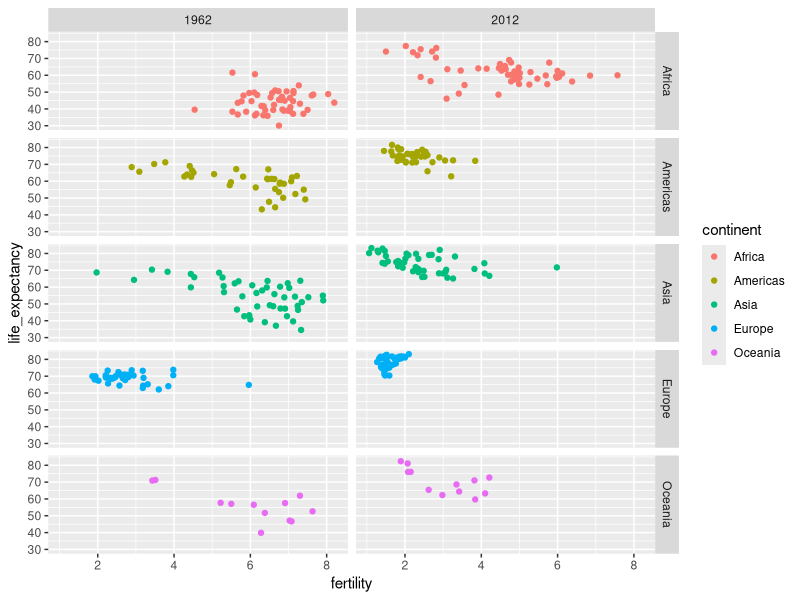
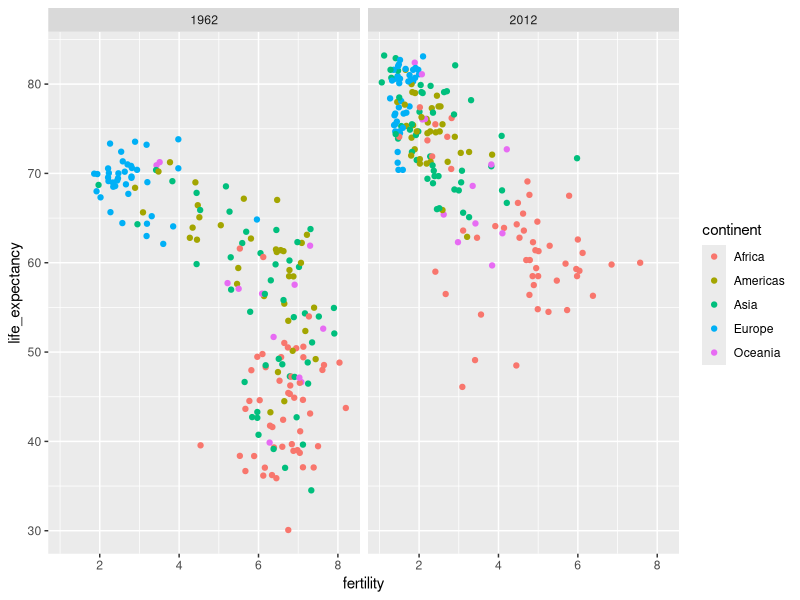
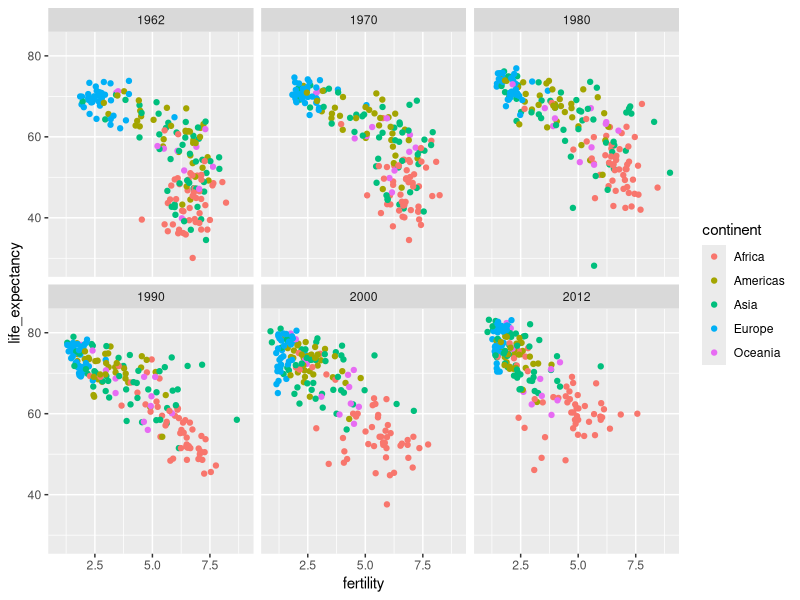
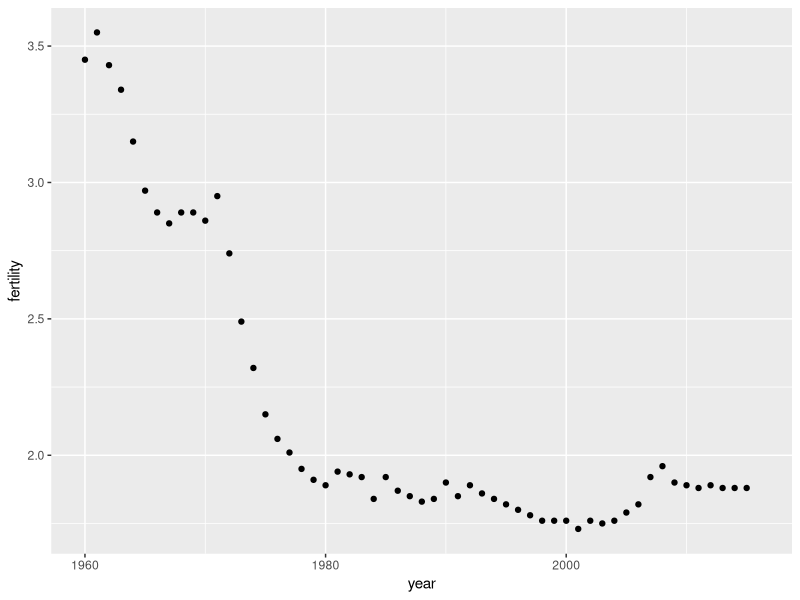
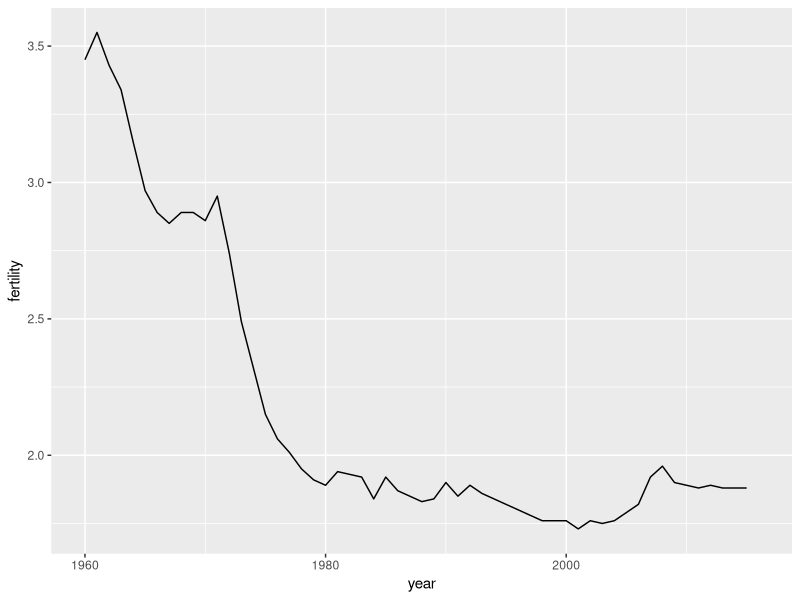
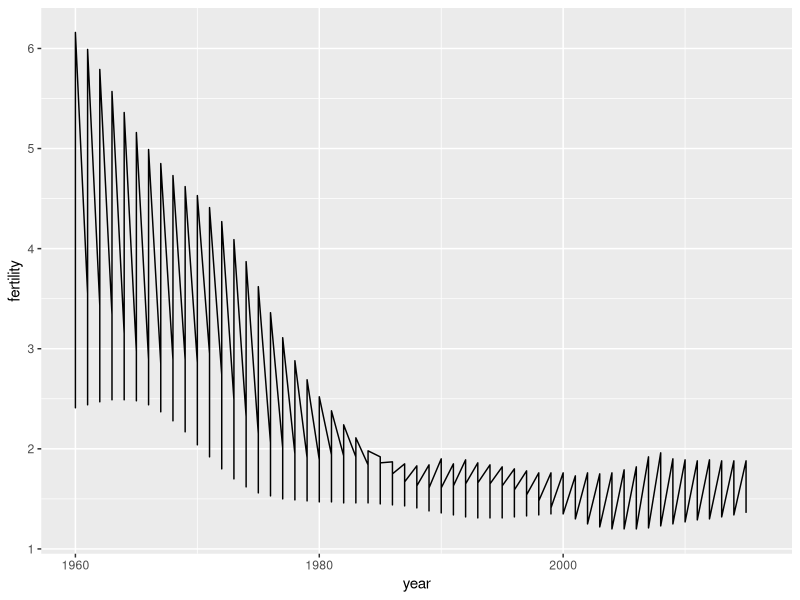
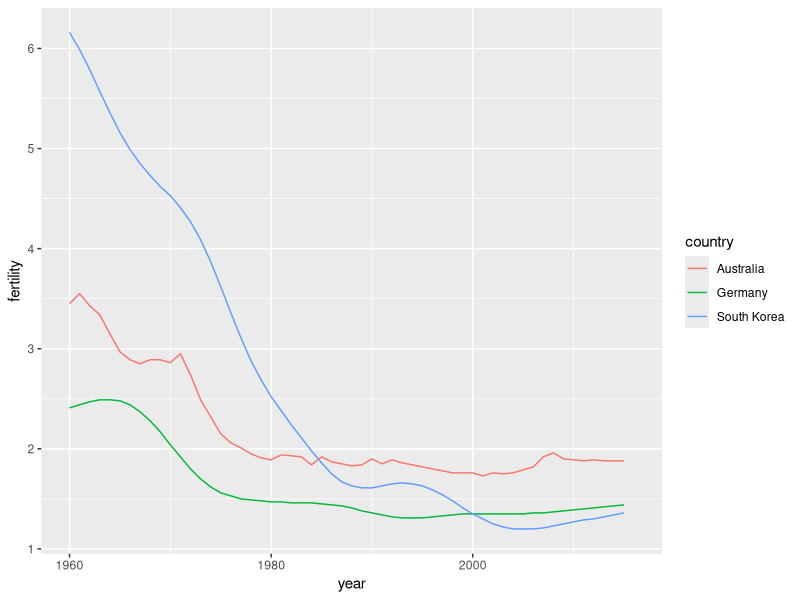
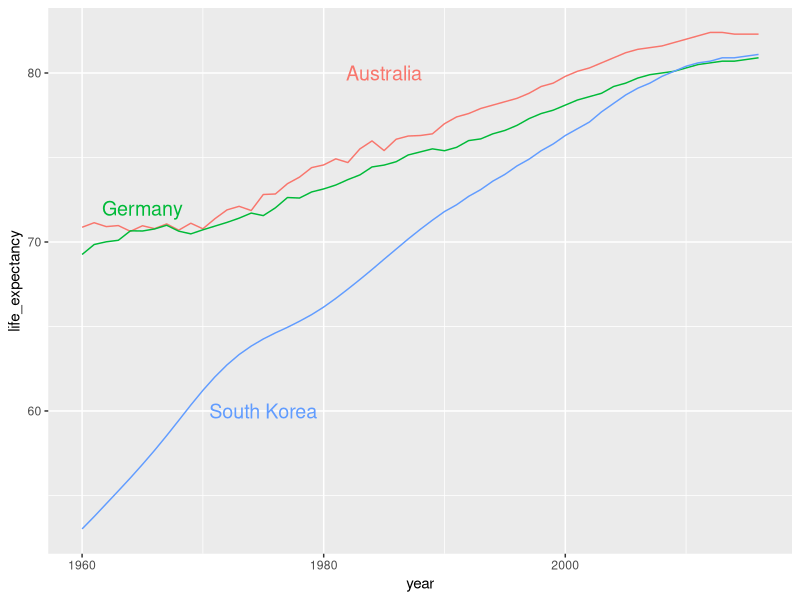

These figures' R source, in order:
# config
    library(dslabs)
    library(ggplot2)
    library(dplyr)
    data(gapminder)

# 4.2.1 FACETING
    # we can use the facet_grid() function to facet by up to 2 variables
    filter(gapminder, year%in%c(1962,2012)) %>%
        ggplot(aes(fertility, life_expectancy, col=continent)) +
        geom_point() +
        facet_grid(continent~year)

    # this is too much information though as we just want the year comparison
    # we use the dot to represent the fact that we are only using 1 variable
    filter(gapminder, year%in%c(1962,2012)) %>%
        ggplot(aes(fertility, life_expectancy, col=continent)) +
        geom_point() +
        facet_grid(.~year)

    # to compare multiple years we will want to use the facet_wrap() function
    # this means that our columns of graphs dont become too thin for comparison
    filter(gapminder, year%in%c(1962,1970,1980,1990,2000,2012)) %>%
        ggplot(aes(fertility, life_expectancy, col=continent)) +
        geom_point() +
        facet_wrap(.~year)

# 4.2.2 TIME SERIES PLOTS
    # Time Series Plots show time on the x axis and the result on the y axis
    gapminder %>%
        filter(country =="Australia") %>%
        ggplot(aes(year,fertility)) +
        geom_point()

    # for results that are densly packed and regularly space we can create a curve
    gapminder %>%
        filter(country =="Australia") %>%
        ggplot(aes(year,fertility)) +
        geom_line()

    # this is particularly useful for looking at multiple examples
    countries <- c("Australia","South Korea", "Germany")
    gapminder %>% filter(country %in% countries) %>%
        ggplot(aes(year,fertility)) +
        geom_line()

    # this is incorrect however as we havent told ggplot how to group the countries
    countries <- c("Australia","South Korea", "Germany")
    gapminder %>% filter(country %in% countries) %>%
        ggplot(aes(year,fertility,col = country)) +
        geom_line()

    # labels are preferrable over legends in most plots
    countries <- c("Australia","South Korea", "Germany")
    labels <- data.frame(country = countries, x = c(1985,1975,1965), y = c(80,60,72))
    gapminder %>% filter(country %in% countries) %>%
        ggplot(aes(year,life_expectancy, col=country)) +
        geom_line() +
        geom_text(data = labels, aes(x,y,label = country), size = 5) +
        theme(legend.position="none")

# 4.2.3 TRANSFORMATIONS
    # we starting by adding a variable to the table of gdp per day
    gapminder <- gapminder %>%
        mutate(dollars_per_day = gdp/population/365)

    # now we create a histogram of per day incomes
    past_year <- 1970
    gapminder %>%
        filter(year == past_year & !is.na(gdp)) %>%
        ggplot(aes(dollars_per_day)) +
        geom_histogram(binwidth = 1, color = "black")

    # we can see that the majority of the x axis is dedicated to the countries over $10 a day
    # we can split this up into brackets to show a better scale of poverty
    gapminder %>%
        filter(year == past_year & !is.na(gdp)) %>%
        ggplot(aes(log2(dollars_per_day))) +
        geom_histogram(binwidth = 1, color = "black")

    # we can transform the values and log them before plotting them
    # the advantage being that we can see the original values on the axis, so it is x^log(n)
    # we add the scale_x_continuous() layer instead of transforming the data before plotting
    gapminder %>%
        filter(year == past_year & !is.na(gdp)) %>%
        ggplot(aes(dollars_per_day)) +
        geom_histogram(binwidth = 1, color = "black") + 
        scale_x_continuous(trans = "log2")

# 4.2.4 STRATIFY & BOXPLOT
    # the histogram from the previous section needs to be stratified in to region before we can compare the dstributions
    # as the number of regions is large, looking at smooth densities will not be useful, although stacked boxplots will be
    length(levels(gapminder$region))
    p <- gapminder %>%
        filter(year == past_year & !is.na(gdp)) %>%
        ggplot(aes(region,dollars_per_day))
    p + geom_boxplot() +
        theme(axis.text.x = element_text(angle = 90, hjust = 1))

    # ordering the axis by alphabetical is completely arbitrary we can order in a more meaningful way using the reorder() function
    # simplified reorder function()
    fac <- factor(c("Asia", "Asia", "West","West", "West"))
    levels(fac)
    value <- c(10,11,12,6,4)
    fac <- reorder(fac, value, FUN = mean)
    levels(fac)

    # reorder() the regions
    p <- gapminder %>%
        filter(year == past_year & !is.na(gdp)) %>%
        mutate(region = reorder(region, dollars_per_day, FUN = median)) %>%
        ggplot(aes(region, dollars_per_day, fill = continent)) +
        geom_boxplot() +
        theme(axis.text.x = element_text(angle = 90, hjust = 1)) +
        xlab("")
    p

    # finally changing the scale to the lgo2 scale will help show the point more succinctly
    p + scale_y_continuous(trans = "log2")

    # showing the data can in this case give more information as there arent many points
    # this will show where every single country lies
    p + scale_y_continuous(trans = "log2") + geom_point(show.legend = FALSE)

# 4.2.5 COMPARING DISTRIBUTIONS
    #we have found to interesting characteristics so far, a bimdoale distribution, and the location of the predominantly rich countries
    #we are going to define a vector of the regions considered the west
    west <- c("Western Europe","Northern Europe","Southern Europe","Northern America","Australia and New Zealand")

    #with this we can focus on the difference in distribution across time
    past_year <- 1970
    present_year <- 2010

    gapminder <- gapminder %>%
        mutate(dollars_per_day = gdp/population/365)

    gapminder %>%
        filter(year %in% c(past_year, present_year) & !is.na(gdp)) %>%
        mutate(group = ifelse(region%in%west, "West", "Developing")) %>%
        ggplot(aes(dollars_per_day)) +
        geom_histogram(binwidth = 1, color = "black") +
        scale_x_continuous(trans = "log2") +
        facet_grid(year~group)

    #we noted that there was an increase in countries over the 2 years so we want to compare apples to apples by comparing only the countries in a to countries in b
    #we use the intersect() function to compare the 2 lists we create and get the matching results
    country_list_1 <- gapminder %>%
        filter(year == past_year & !is.na(dollars_per_day)) %>% .$country
    country_list_2 <- gapminder %>%
        filter(year == present_year & !is.na(dollars_per_day)) %>% .$country
    country_list <- intersect(country_list_1, country_list_2)
        #NOTE: there is a better way of doing this but it is taught in a later course using 'tidyverse'

    #now that we have the intersected country list we can use the country %in% country_list to get this plot
    gapminder %>%
        filter(year %in% c(past_year, present_year) & country %in% country_list) %>%
        mutate(group = ifelse(region%in%west, "West", "Developing")) %>%
        ggplot(aes(dollars_per_day)) +
        geom_histogram(binwidth = 1, color = "black") +
        scale_x_continuous(trans = "log2") +
        facet_grid(year~group) 

    #remaking the boxplot using the same code we can see which countries have gone up more
    p <- gapminder %>%
        filter(year %in% c(past_year, present_year) & country %in% country_list) %>%
        mutate(region = reorder(region, dollars_per_day, FUN = median)) %>%
        ggplot() +
        theme(axis.text.x = element_text(angle = 90, hjust = 1)) +
        xlab("") + scale_y_continuous(trans = "log2")

    #now we use the facet_grid
    p + geom_boxplot(aes(region, dollars_per_day, fill = continent)) +
        facet_grid(year~.)

    #this was difficult to understand as it was 1 year above the other, in general it is easier to compare side by side than above and below
    #by coloring by year instead of faceting ggplot automatically creates 2 box plots side by side
    #this is called ease comparison
    p + geom_boxplot(aes(region, dollars_per_day, fill = factor(year)))

# 4.2.6 DENSITY PLOTS
    #we can show succinct comparisons by using the smooth density plots
    #we need to preserver the information of how many countries are in each group because the large number of developing countries will encompass the west
    gapminder %>%
        filter(year == past_year & country %in% country_list) %>%
        mutate(group = ifelse(region %in% west, "West", "Developing")) %>%
        group_by(group) %>%
        summarize(n=n()) %>%
        knitr::kable()

    #to have the areas of the densities be proportional to the size of the groups, we can multiply the y-axis by the size of the group
    p <- gapminder %>%
        filter(year %in% c(past_year, present_year) & country %in% country_list) %>%
        mutate(group = ifelse(region %in% west, "West", "Developing")) %>%
        ggplot(aes(dollars_per_day, y= ..count.., fill = group)) +
        scale_x_continuous(trans = "log2")

    p + geom_density(alpha = 0.2, bw = 0.75) + facet_grid(year ~ .)

    #we can make this plot more informative by showing key regions separately, using the case_when() function
    #it currently does not yet have a data argument (yet?) so we need to use the dot placeholder method
    gapminder <- gapminder %>%
        mutate(group = case_when(
            .$region %in% west ~ "West",
            .$region %in% c("Eastern Asia", "South Eastern Asia") ~ "East Asia",
            .$region %in% c("Caribbean", "Central America", "South America") ~ "Latin America",
            .$continent == "Africa" & .$region != "Northern Africa" ~ "Sub-Saharan Africa",
            TRUE ~ "Others"))

    #now we need to turn this group variable into a factor to control the order of the levels
    #the order is decided for a reason and become clear later when we make the plots
    gapminder <- gapminder %>%
        mutate(group = factor(group, levels = c("Others", "Latin America", "East Asia", "Sub-Saharan Africa", "West")))

    #now we can easily plot the density for each one, using color and size to clearly see the top
    p <- gapminder %>%
        filter(year %in% c(past_year,present_year) & country %in% country_list) %>%
        ggplot(aes(dollars_per_day, fill = group)) +
        scale_x_continuous(trans = "log2")

    p + geom_density(alpha=0.2, bw= 0.75)+facet_grid(year ~.)

    #the plots are very congested so we can use a stacked density plot to stack the data ontop of one another
    #this is why we ordered the data the way before, so the west was printed first then sub-saharan africa etc etc
    p + geom_density(alpha=0.2, bw= 0.75, position = "stack")+facet_grid(year ~.)

    #lastly the above weights every country the same regardless of population size, we can remedy that by using the weight mapping
    gapminder %>%
        filter(year %in% c(past_year, present_year) & country %in% country_list) %>%
        group_by(year) %>%
        mutate(weight = population/sum(population*2)) %>%
        ungroup() %>%
        ggplot(aes(dollars_per_day,fill=group,weight = weight)) +
        scale_x_continuous(trans = "log2") +
        geom_density(alpha = 0.2, bw = 0.75, position = "stack") +
        facet_grid(year ~.)

# 4.2.7 ECOLOGICAL FALACY
    #we have been comparing prosperity by region but we also need to describe the variability
    #we need to define a few more regions
    gapminder <- gapminder %>%
        mutate(group = case_when(
            .$region %in% west ~ "The West",
            .$region %in% "Northern Africa" ~ "Northern Africa",
            .$region %in% c("Eastern Asia", "South-Eastern Asia") ~ "East Asia",
            .$region == "Southern Asia" ~ "Souther Asia",
            .$region %in% c("Central America", "South America", "Carribean") ~ "Latin America",
            .$continent == "Africa" & .$region != "Northern Africa" ~ "Sub-Saharan Africa",
            .$region %in% c("Melanesia", "Micronesia", "Polynesia") ~ "Pacific Islands"
        ))

    head(gapminder)

    #once we have done this we compute the quantites that we're interested in for each region
    present_year <- 2010

    surv_income <- gapminder %>%
        filter(year %in% present_year & !is.na(gdp) & !is.na(infant_mortality) & !is.na(group)) %>%
        group_by(group) %>%
        summarize(income = sum(gdp)/sum(population)/365,
            infant_survival_rate = 1-sum(infant_mortality/1000*population)/sum(population))    
    surv_income %>% arrange(income)

    #we can now plot the data in ggplot and include the limit argument which changes the range of the axis
    surv_income %>% ggplot(aes(income, infant_survival_rate, label = group, color = group)) +
        scale_x_continuous(trans = "log2", limit = c(0.25, 150)) +
        scale_y_continuous(trans = "logit", limit = c(0.875,0.9981), breaks = c(.85,.90,.95,.99,.995,.998)) +
        geom_label(size = 3, show.legend = FALSE)

    #this highlights however the Ecological Fallacy, which is that assumptions drawn on the average are not representative of the individuals that make up the average
    #to do show this we need to compute surv_income per country and plot it on a point plot
    gapminder <- gapminder %>%
        filter(year %in% present_year & !is.na(gdp) & !is.na(infant_mortality) & !is.na(group)) %>%
        group_by(country) %>%
        mutate(income = sum(gdp)/sum(population)/365,
        infant_survival_rate = 1-sum(infant_mortality/1000*population)/sum(population))

    gapminder %>% ggplot(aes(income, infant_survival_rate, label = country, color = group)) +
        scale_x_continuous(trans = "log2", limit = c(0.25, 150)) +
        scale_y_continuous(trans = "logit", limit = c(0.875,0.9981), breaks = c(.85,.90,.95,.99,.995,.998)) +
        geom_point(size = 3)    
